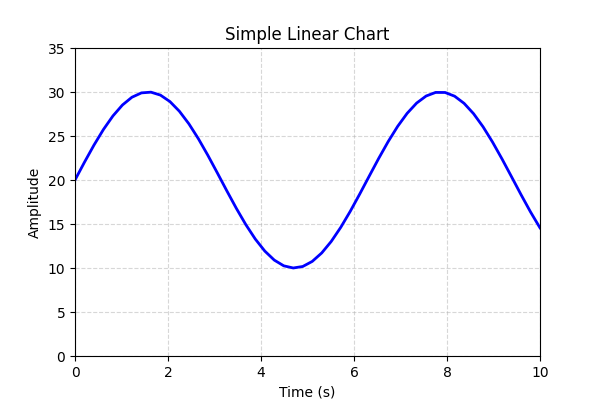
#> input picture samples/01_simple_linear.png, 600 x 400 px
$ python -i image_loader.py   (imports and definitions only)   (older library calls are emulated)
#> lines starting #> are read from the running program, lines starting #| are printed output that depends on the picture
"""Image loading and preprocessing."""
import cv2
import numpy as np
from pathlib import Path


# [10 lines left out: function load_image, not called in this run]


def preprocess(image, denoise=True, policy=None):
    """Apply denoising and enhancement with noise-type awareness.

    If *policy* is provided, its ``noise_strategy`` overrides the
    auto-detected noise type.  This lets the policy ensemble suppress
    or activate specific filters based on chart-type probabilities.
    """
#> called with denoise = True
    if not denoise:
        return image

    if policy is not None:
        noise_type = policy.noise_strategy
        median_ksize = policy.median_ksize
        bilateral_d = policy.bilateral_d
        unsharp_amount = policy.unsharp_amount
    else:
        gray = cv2.cvtColor(image, cv2.COLOR_RGB2GRAY)
        noise_type = _detect_noise_type(gray)
        median_ksize = 3
        bilateral_d = 9
        unsharp_amount = 1.5 if noise_type == "blur" else 1.0 if noise_type == "rotation_noise" else 0.0

    if noise_type == "salt_pepper":
        image = cv2.medianBlur(image, median_ksize)
        image = cv2.fastNlMeansDenoisingColored(image, None, 5, 5, 7, 21)
    elif noise_type == "jpeg":
        image = cv2.bilateralFilter(image, d=bilateral_d, sigmaColor=75, sigmaSpace=75)
        image = cv2.fastNlMeansDenoisingColored(image, None, 5, 5, 7, 21)
    elif noise_type == "blur":
        image = cv2.fastNlMeansDenoisingColored(image, None, 10, 10, 7, 21)
        if unsharp_amount > 0:
            image = _unsharp_mask(image, amount=unsharp_amount)
    elif noise_type == "rotation_noise":
        image = cv2.fastNlMeansDenoisingColored(image, None, 8, 8, 7, 21)
        if unsharp_amount > 0:
            image = _unsharp_mask(image, amount=unsharp_amount)
    else:
        image = cv2.fastNlMeansDenoisingColored(image, None, 10, 10, 7, 21)

    return image


def _detect_noise_type(gray):
    """Classify dominant noise type in a grayscale image."""
    h, w = gray.shape
#> h = 400; w = 600
    if h < 16 or w < 16:
        return "clean"

    # Salt & pepper: high local variance from extreme values
    lap = cv2.Laplacian(gray, cv2.CV_64F)
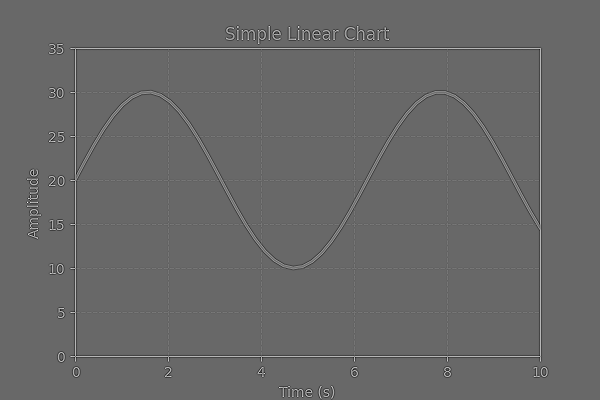
#> lap: shape (400, 600) float64; min -637, max 916, mean 0; drawn with min black and max white
    sp_score = np.mean(np.abs(lap))
#> sp_score = 14.94
    extreme_ratio = np.sum((gray == 0) | (gray == 255)) / gray.size
#> extreme_ratio = 0.923

    # JPEG: DCT block artifact detection via 8x8 block variance
    bh, bw = (h // 8) * 8, (w // 8) * 8
#> bh = 400; bw = 600
    if bh > 0 and bw > 0:
        blocks = gray[:bh, :bw].reshape(bh // 8, 8, bw // 8, 8)
        block_vars = np.var(blocks, axis=(1, 3))
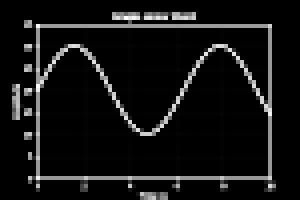
#> block_vars: shape (50, 75) float64 (shown 4 times larger); min 0, max 11503.6, mean 855; drawn with min black and max white
        jpeg_score = np.mean(block_vars) / (np.var(gray) + 1e-6)
#> jpeg_score = 0.754
    else:
        jpeg_score = 0.0

    # Blur: low high-frequency energy relative to total spectrum
    fft = np.fft.fft2(gray.astype(np.float32))
    fft_shift = np.fft.fftshift(fft)
    cy, cx = h // 2, w // 2
#> cy = 200; cx = 300
    # High-freq ring (outer 20% of spectrum)
    y_start = max(0, cy - h // 10)
#> y_start = 160
    y_end = min(h, cy + h // 10)
#> y_end = 240
    x_start = max(0, cx - w // 10)
#> x_start = 240
    x_end = min(w, cx + w // 10)
#> x_end = 360
    high_freq = np.abs(fft_shift[y_start:y_end, x_start:x_end])
    total_energy = np.mean(np.abs(fft)) + 1e-6
#> total_energy = 8401.6
    blur_score = np.mean(high_freq) / total_energy
#> blur_score = 5.28

    if sp_score > 80 and extreme_ratio > 0.005:
        return "salt_pepper"
    if jpeg_score > 2.0:
        return "jpeg"
    if blur_score < 0.08:
        return "blur"
    return "clean"


# [5 lines left out: function _unsharp_mask, not called in this run]


def to_grayscale(image):
    return cv2.cvtColor(image, cv2.COLOR_RGB2GRAY)


# [62 lines left out: functions rotate_image, apply_noise_aware_preprocessing, not called in this run]

>>> import cv2
>>> picture = cv2.cvtColor(cv2.imread('../../samples/01_simple_linear.png'), cv2.COLOR_BGR2RGB)
>>> result = preprocess(picture)
#> in preprocess, `noise_type = _detect_noise_type(gray)`: noise_type = 'clean'
#> in preprocess, `unsharp_amount = 1.5 if noise_type == "blur" else 1.0 if noise_type ==..`: unsharp_amount = 0

$ run again, on samples/02_log_y.png
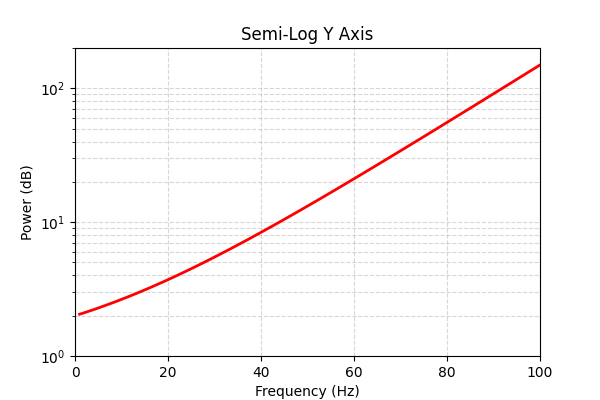
#> input picture samples/02_log_y.png, 600 x 400 px
#> in _detect_noise_type, `lap = cv2.Laplacian(gray, cv2.CV_64F)`:
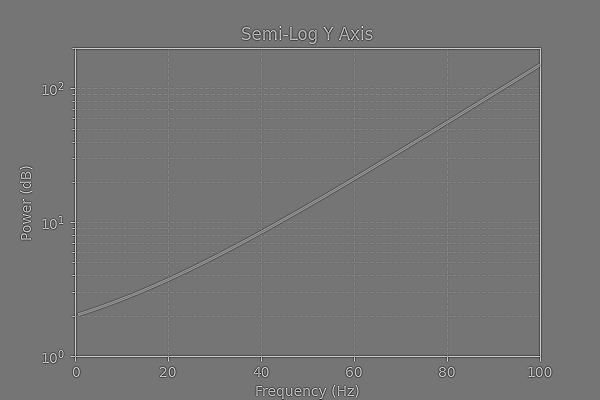
#> lap: shape (400, 600) float64; min -637, max 743, mean 0; drawn with min black and max white
#> sp_score = 16.58
#> extreme_ratio = 0.868
#> in _detect_noise_type, `block_vars = np.var(blocks, axis=(1, 3))`:
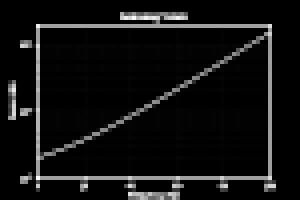
#> block_vars: shape (50, 75) float64 (shown 4 times larger); min 0, max 10973.3, mean 726.4; drawn with min black and max white
#> jpeg_score = 0.78
#> total_energy = 7505.3
#> blur_score = 4.38
#> noise_type = 'clean'
#> unsharp_amount = 0

$ run again, on samples/03_loglog.png
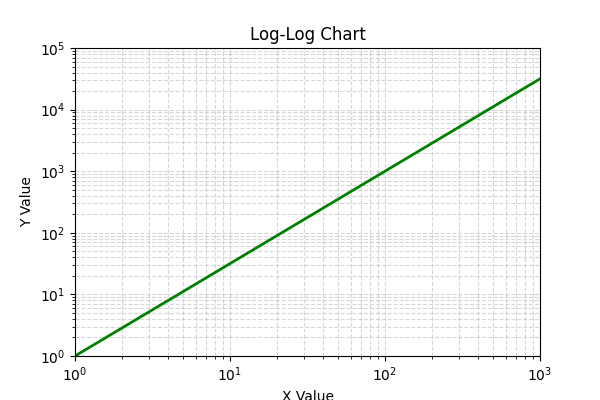
#> input picture samples/03_loglog.png, 600 x 400 px
#> picture is the input picture: shape (400, 600, 3); mean R, G, B 246.2, 247, 246.2
#> in _detect_noise_type, `lap = cv2.Laplacian(gray, cv2.CV_64F)`:
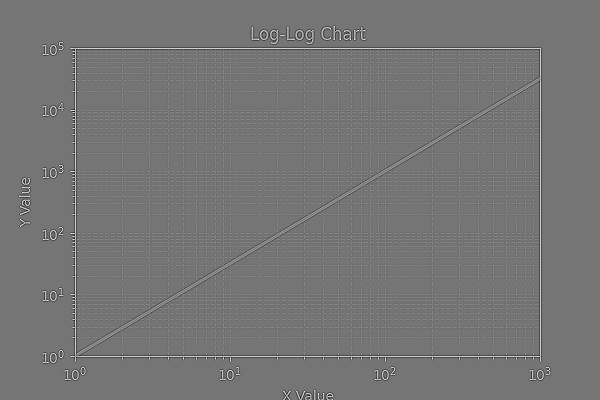
#> lap: shape (400, 600) float64; min -630, max 734, mean 0; drawn with min black and max white
#> sp_score = 24.84
#> extreme_ratio = 0.699
#> in _detect_noise_type, `block_vars = np.var(blocks, axis=(1, 3))`:
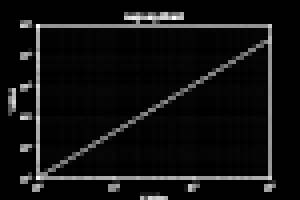
#> block_vars: shape (50, 75) float64 (shown 4 times larger); min 0, max 11395.8, mean 763.6; drawn with min black and max white
#> jpeg_score = 0.783
#> total_energy = 7276.1
#> blur_score = 4.25
#> noise_type = 'clean'
#> unsharp_amount = 0
